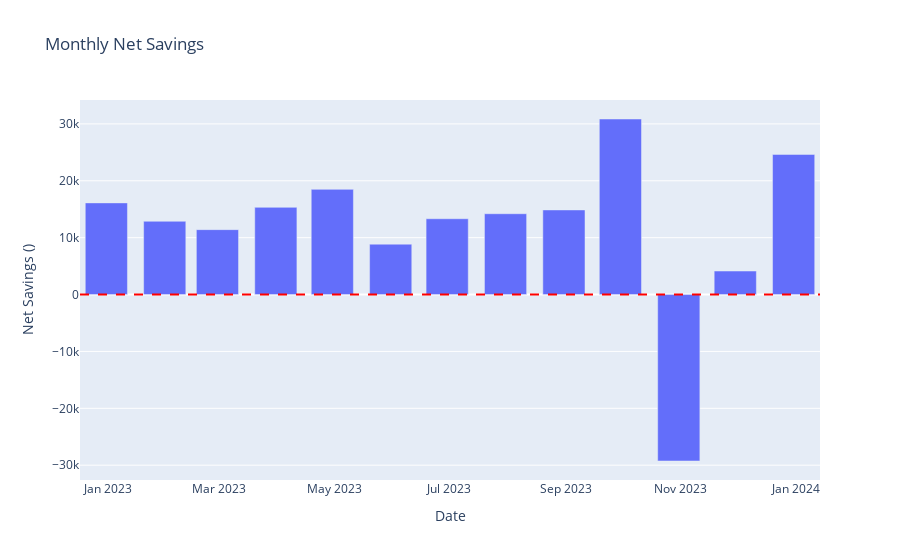

The notebook cell this image was saved under:
### Code cell
if not monthly_net_savings.empty:
    fig_net_savings = px.bar(
        monthly_net_savings, 
        x='Date',  # Make sure 'Date' is the x-axis
        y='Net Savings', # Make sure 'Net Savings' is the y-axis
        title="Monthly Net Savings"
    )
    fig_net_savings.update_layout(yaxis_title=f"Net Savings ()")
    fig_net_savings.add_hline(y=0, line_dash="dash", line_color="red")
fig_net_savings

### Figure 1 — Plotly figure (JSON) as saved in the notebook; plotly's stock layout.template omitted (floating-point values rounded to 4 significant figures)
{"data": [{"hovertemplate": "Date=%{x}<br>Net Savings=%{y}<extra></extra>", "legendgroup": "", "marker": {"color": "#636efa", "pattern": {"shape": ""}}, "name": "", "orientation": "v", "showlegend": false, "textposition": "auto", "type": "bar", "x": ["2022-12-31T00:00:00.000000000", "2023-01-31T00:00:00.000000000", "2023-02-28T00:00:00.000000000", "2023-03-31T00:00:00.000000000", "2023-04-30T00:00:00.000000000", "2023-05-31T00:00:00.000000000", "2023-06-30T00:00:00.000000000", "2023-07-31T00:00:00.000000000", "2023-08-31T00:00:00.000000000", "2023-09-30T00:00:00.000000000", "2023-10-31T00:00:00.000000000", "2023-11-30T00:00:00.000000000", "2023-12-31T00:00:00.000000000"], "xaxis": "x", "y": [16120.0, 12880.0, 11410.0, 15340.0, 18490.0, 8861.0, 13330.0, 14210.0, 14880.0, 30870.0, -29270.0, 4138.0, 24640.0], "yaxis": "y"}], "layout": {"barmode": "relative", "legend": {"tracegroupgap": 0}, "shapes": [{"line": {"color": "red", "dash": "dash"}, "type": "line", "x0": 0, "x1": 1, "xref": "x domain", "y0": 0, "y1": 0, "yref": "y"}], "title": {"text": "Monthly Net Savings"}, "xaxis": {"anchor": "y", "domain": [0, 1], "title": {"text": "Date"}}, "yaxis": {"anchor": "x", "domain": [0, 1], "title": {"text": "Net Savings ()"}}}}
